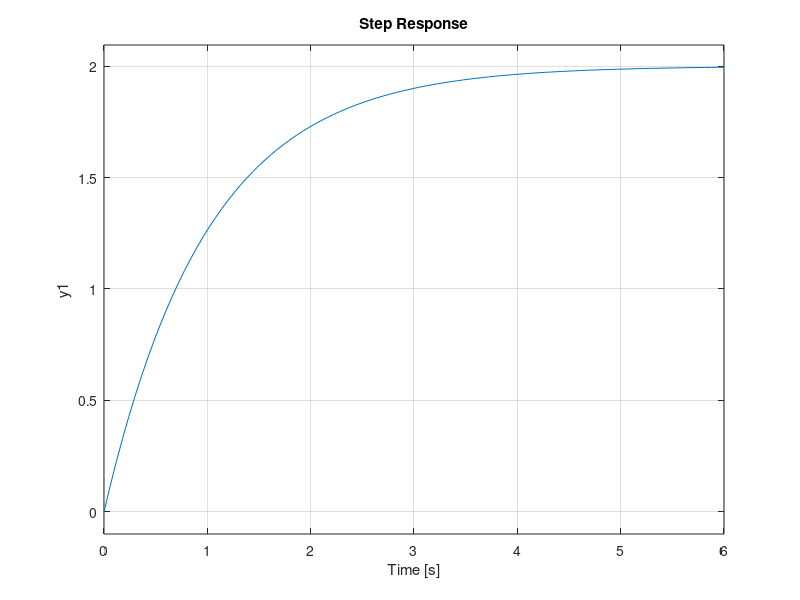
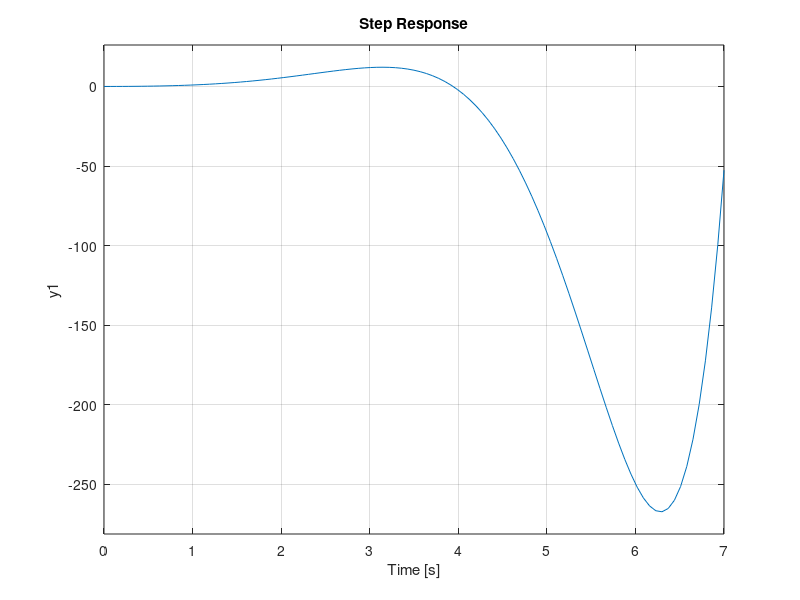

The MATLAB script that drew these images, in order:
close all
clear all
clc

s = tf('s');

P1 = 1/(s-1);
% C1 = 1;
C1 = 2;
% C1 = 2*(s+1)/(0.01*s+1); 
% C1 = 2*(s+1);

figure(1)
subplot(1,2,1)
nyquist(C1*P1)
subplot(1,2,2)
step(feedback(series(C1,P1),1))

%%

P2 = 1/(s-1)^2;
C2 = 1;
% C2 = 3*(s+1);
% C2 = 3*(s+1)/(0.000001*s+1);
% C2 = 2*(s+2)^2;

figure(2)
subplot(1,2,1)
nyquist(C2*P2)
subplot(1,2,2)
step(feedback(series(C2,P2),1))
